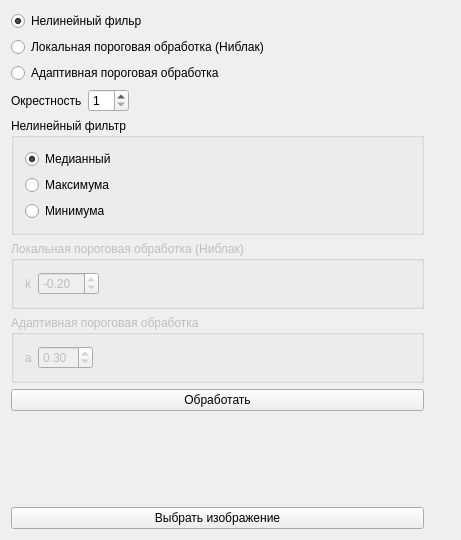
<?xml version="1.0" encoding="UTF-8"?>
<ui version="4.0">
 <class>MainWindow</class>
 <widget class="QMainWindow" name="MainWindow">
  <property name="geometry">
   <rect>
    <x>0</x>
    <y>0</y>
    <width>461</width>
    <height>540</height>
   </rect>
  </property>
  <property name="windowTitle">
   <string>Обработка цифровых изображений</string>
  </property>
  <widget class="QWidget" name="centralWidget">
   <layout class="QHBoxLayout" name="horizontalLayout">
    <item>
     <layout class="QVBoxLayout" name="verticalLayout">
      <item>
       <widget class="QRadioButton" name="rBtnNonLinearFilter">
        <property name="text">
         <string>Нелинейный фильр</string>
        </property>
        <property name="checked">
         <bool>true</bool>
        </property>
       </widget>
      </item>
      <item>
       <widget class="QRadioButton" name="rBtnNiblackThresholding">
        <property name="text">
         <string>Локальная пороговая обработка (Ниблак)</string>
        </property>
       </widget>
      </item>
      <item>
       <widget class="QRadioButton" name="rBtnAdaptiveThresholding">
        <property name="text">
         <string>Адаптивная пороговая обработка</string>
        </property>
       </widget>
      </item>
      <item>
       <layout class="QHBoxLayout" name="horizontalLayout_2">
        <item>
         <widget class="QLabel" name="labelArea">
          <property name="text">
           <string>Окрестность</string>
          </property>
          <property name="buddy">
           <cstring>sBoxArea</cstring>
          </property>
         </widget>
        </item>
        <item>
         <widget class="QSpinBox" name="sBoxArea">
          <property name="minimum">
           <number>1</number>
          </property>
          <property name="maximum">
           <number>50</number>
          </property>
         </widget>
        </item>
        <item>
         <spacer name="horizontalSpacer">
          <property name="orientation">
           <enum>Qt::Horizontal</enum>
          </property>
          <property name="sizeHint" stdset="0">
           <size>
            <width>40</width>
            <height>20</height>
           </size>
          </property>
         </spacer>
        </item>
       </layout>
      </item>
      <item>
       <widget class="QGroupBox" name="gBoxNonLinearFilter">
        <property name="title">
         <string>Нелинейный фильтр</string>
        </property>
        <layout class="QVBoxLayout" name="verticalLayout_3">
         <item>
          <widget class="QRadioButton" name="rBtnMedian">
           <property name="text">
            <string>Медианный</string>
           </property>
           <property name="checked">
            <bool>true</bool>
           </property>
          </widget>
         </item>
         <item>
          <widget class="QRadioButton" name="rBtnMinimum">
           <property name="text">
            <string>Максимума</string>
           </property>
          </widget>
         </item>
         <item>
          <widget class="QRadioButton" name="rBtnMaximum">
           <property name="text">
            <string>Минимума</string>
           </property>
          </widget>
         </item>
        </layout>
       </widget>
      </item>
      <item>
       <widget class="QGroupBox" name="gBoxNiblackThresholding">
        <property name="enabled">
         <bool>false</bool>
        </property>
        <property name="title">
         <string>Локальная пороговая обработка (Ниблак)</string>
        </property>
        <layout class="QHBoxLayout" name="horizontalLayout_3">
         <item>
          <widget class="QLabel" name="labelK">
           <property name="text">
            <string>k</string>
           </property>
           <property name="buddy">
            <cstring>sBoxK</cstring>
           </property>
          </widget>
         </item>
         <item>
          <widget class="QDoubleSpinBox" name="sBoxK">
           <property name="minimum">
            <double>-99.000000000000000</double>
           </property>
           <property name="value">
            <double>-0.200000000000000</double>
           </property>
          </widget>
         </item>
         <item>
          <spacer name="horizontalSpacer_2">
           <property name="orientation">
            <enum>Qt::Horizontal</enum>
           </property>
           <property name="sizeHint" stdset="0">
            <size>
             <width>40</width>
             <height>20</height>
            </size>
           </property>
          </spacer>
         </item>
        </layout>
       </widget>
      </item>
      <item>
       <widget class="QGroupBox" name="gBoxAdaptiveThresholding">
        <property name="enabled">
         <bool>false</bool>
        </property>
        <property name="title">
         <string>Адаптивная пороговая обработка</string>
        </property>
        <layout class="QHBoxLayout" name="horizontalLayout_4">
         <item>
          <widget class="QLabel" name="labelA">
           <property name="text">
            <string>a</string>
           </property>
           <property name="buddy">
            <cstring>sBoxA</cstring>
           </property>
          </widget>
         </item>
         <item>
          <widget class="QDoubleSpinBox" name="sBoxA">
           <property name="minimum">
            <double>-9.000000000000000</double>
           </property>
           <property name="maximum">
            <double>9.000000000000000</double>
           </property>
           <property name="value">
            <double>0.300000000000000</double>
           </property>
          </widget>
         </item>
         <item>
          <spacer name="horizontalSpacer_3">
           <property name="orientation">
            <enum>Qt::Horizontal</enum>
           </property>
           <property name="sizeHint" stdset="0">
            <size>
             <width>40</width>
             <height>20</height>
            </size>
           </property>
          </spacer>
         </item>
        </layout>
       </widget>
      </item>
      <item>
       <widget class="QPushButton" name="btnProcess">
        <property name="text">
         <string>Обработать</string>
        </property>
       </widget>
      </item>
      <item>
       <spacer name="verticalSpacer">
        <property name="orientation">
         <enum>Qt::Vertical</enum>
        </property>
        <property name="sizeHint" stdset="0">
         <size>
          <width>20</width>
          <height>40</height>
         </size>
        </property>
       </spacer>
      </item>
      <item>
       <widget class="QPushButton" name="btnSelectPicture">
        <property name="text">
         <string>Выбрать изображение</string>
        </property>
       </widget>
      </item>
     </layout>
    </item>
    <item>
     <widget class="QLabel" name="labelPicture">
      <property name="text">
       <string/>
      </property>
     </widget>
    </item>
    <item>
     <widget class="QLabel" name="labelResult">
      <property name="text">
       <string/>
      </property>
     </widget>
    </item>
   </layout>
  </widget>
 </widget>
 <layoutdefault spacing="6" margin="11"/>
 <resources/>
 <connections>
  <connection>
   <sender>rBtnNonLinearFilter</sender>
   <signal>clicked(bool)</signal>
   <receiver>gBoxNonLinearFilter</receiver>
   <slot>setEnabled(bool)</slot>
   <hints>
    <hint type="sourcelabel">
     <x>418</x>
     <y>53</y>
    </hint>
    <hint type="destinationlabel">
     <x>413</x>
     <y>152</y>
    </hint>
   </hints>
  </connection>
  <connection>
   <sender>rBtnNonLinearFilter</sender>
   <signal>clicked(bool)</signal>
   <receiver>gBoxNiblackThresholding</receiver>
   <slot>setDisabled(bool)</slot>
   <hints>
    <hint type="sourcelabel">
     <x>402</x>
     <y>54</y>
    </hint>
    <hint type="destinationlabel">
     <x>399</x>
     <y>262</y>
    </hint>
   </hints>
  </connection>
  <connection>
   <sender>rBtnNonLinearFilter</sender>
   <signal>clicked(bool)</signal>
   <receiver>gBoxAdaptiveThresholding</receiver>
   <slot>setDisabled(bool)</slot>
   <hints>
    <hint type="sourcelabel">
     <x>385</x>
     <y>55</y>
    </hint>
    <hint type="destinationlabel">
     <x>383</x>
     <y>344</y>
    </hint>
   </hints>
  </connection>
  <connection>
   <sender>rBtnNiblackThresholding</sender>
   <signal>clicked(bool)</signal>
   <receiver>gBoxNonLinearFilter</receiver>
   <slot>setDisabled(bool)</slot>
   <hints>
    <hint type="sourcelabel">
     <x>367</x>
     <y>81</y>
    </hint>
    <hint type="destinationlabel">
     <x>366</x>
     <y>176</y>
    </hint>
   </hints>
  </connection>
  <connection>
   <sender>rBtnNiblackThresholding</sender>
   <signal>clicked(bool)</signal>
   <receiver>gBoxNiblackThresholding</receiver>
   <slot>setEnabled(bool)</slot>
   <hints>
    <hint type="sourcelabel">
     <x>352</x>
     <y>86</y>
    </hint>
    <hint type="destinationlabel">
     <x>343</x>
     <y>269</y>
    </hint>
   </hints>
  </connection>
  <connection>
   <sender>rBtnNiblackThresholding</sender>
   <signal>clicked(bool)</signal>
   <receiver>gBoxAdaptiveThresholding</receiver>
   <slot>setDisabled(bool)</slot>
   <hints>
    <hint type="sourcelabel">
     <x>325</x>
     <y>84</y>
    </hint>
    <hint type="destinationlabel">
     <x>322</x>
     <y>339</y>
    </hint>
   </hints>
  </connection>
  <connection>
   <sender>rBtnAdaptiveThresholding</sender>
   <signal>clicked(bool)</signal>
   <receiver>gBoxNonLinearFilter</receiver>
   <slot>setDisabled(bool)</slot>
   <hints>
    <hint type="sourcelabel">
     <x>305</x>
     <y>105</y>
    </hint>
    <hint type="destinationlabel">
     <x>305</x>
     <y>145</y>
    </hint>
   </hints>
  </connection>
  <connection>
   <sender>rBtnAdaptiveThresholding</sender>
   <signal>clicked(bool)</signal>
   <receiver>gBoxNiblackThresholding</receiver>
   <slot>setDisabled(bool)</slot>
   <hints>
    <hint type="sourcelabel">
     <x>283</x>
     <y>107</y>
    </hint>
    <hint type="destinationlabel">
     <x>283</x>
     <y>260</y>
    </hint>
   </hints>
  </connection>
  <connection>
   <sender>rBtnAdaptiveThresholding</sender>
   <signal>clicked(bool)</signal>
   <receiver>gBoxAdaptiveThresholding</receiver>
   <slot>setEnabled(bool)</slot>
   <hints>
    <hint type="sourcelabel">
     <x>261</x>
     <y>111</y>
    </hint>
    <hint type="destinationlabel">
     <x>262</x>
     <y>335</y>
    </hint>
   </hints>
  </connection>
 </connections>
</ui>
